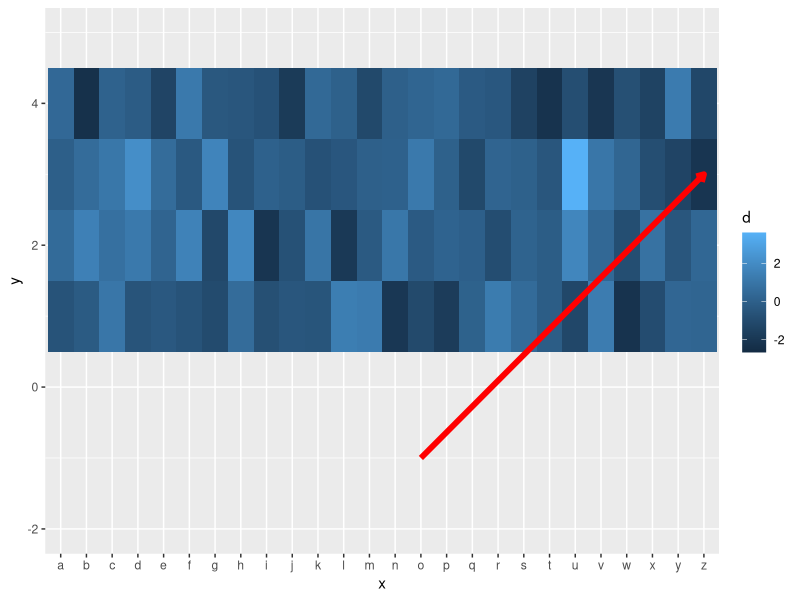
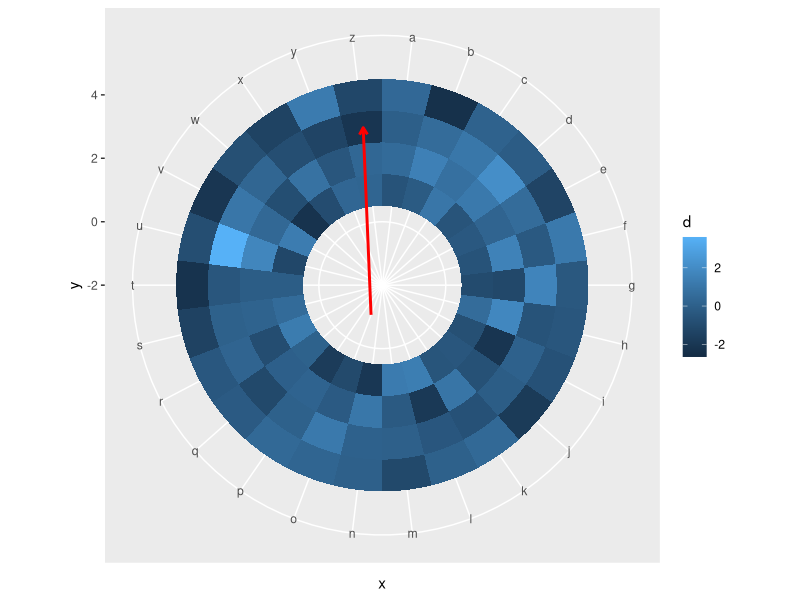
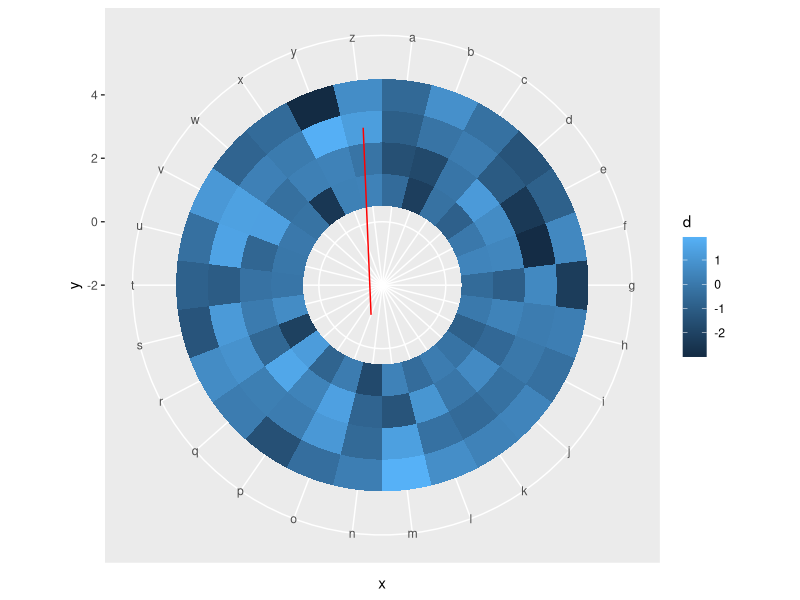
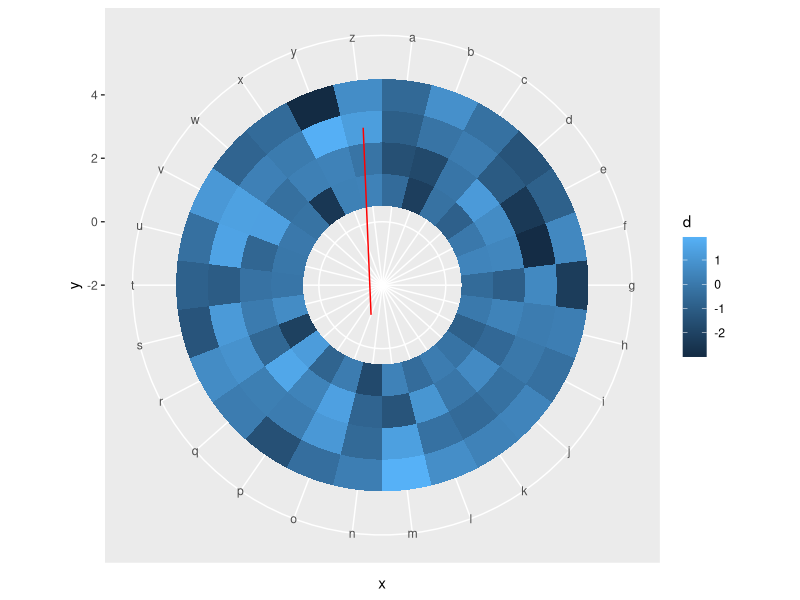

Recreate these plots in R, in order.
## ---- chunk 1
knitr::opts_chunk$set(echo = TRUE)
options(tidyverse.quiet = TRUE)
## ---- chunk 2
library(tidyverse)


geom_segment_straight <- function(...) {
  layer <- geom_segment(...)
  new_layer <- ggproto(NULL, layer)
  old_geom <- new_layer$geom
  geom <- ggproto(
    NULL, old_geom,
    draw_panel = function(data, panel_params, coord, 
                          arrow = NULL, arrow.fill = NULL,
                          lineend = "butt", linejoin = "round",
                          na.rm = FALSE) {
      data <- ggplot2:::remove_missing(
        data, na.rm = na.rm, c("x", "y", "xend", "yend", 
                               "linetype", "size", "shape")
      )
      if (ggplot2:::empty(data)) {
        return(zeroGrob())
      }
      coords <- coord$transform(data, panel_params)
      # xend and yend need to be transformed separately, as coord doesn't understand
      ends <- transform(data, x = xend, y = yend)
      ends <- coord$transform(ends, panel_params)
      
      arrow.fill <- if (!is.null(arrow.fill)) arrow.fill else coords$colour
      return(grid::segmentsGrob(
        coords$x, coords$y, ends$x, ends$y,
        default.units = "native", gp = grid::gpar(
          col = alpha(coords$colour, coords$alpha),
          fill = alpha(arrow.fill, coords$alpha),
          lwd = #coords$size
            1 * .pt,
          lty = coords$linetype,
          lineend = lineend,
          linejoin = linejoin
        ),
        arrow = arrow
      ))
      
    }
  )
  new_layer$geom <- geom
  return(new_layer)
}

## ---- chunk 3
df <- tibble(x = rep(letters,  each = 5),
             y = rep(1:5, 26),
             d =  rnorm(26 * 5))


p1 <- ggplot() +
  geom_tile(data = df,
            aes(x = x,
                y = y,
                fill = d)) +
  ylim(c(-2, 5)) +
  geom_segment(
    aes(
      x = "o",
      y = -1,
      xend = "z",
      yend = 3
    ),
    arrow = arrow(length = unit(0.2, "cm")),
    col = "red",
    size = 2
  ) 
p1

ggplot() +
  geom_tile(data = df,
            aes(x = x,
                y = y,
                fill = d)) +
  ylim(c(-2, 5)) +
  geom_segment_straight(
    aes(
      x = "o",
      y = -1,
      xend = "z",
      yend = 3
    ),
    arrow = arrow(length = unit(0.2, "cm")),
    col = "red",
    size = 2
  ) + 
  coord_polar()

## ---- chunk 4
rm(list = ls())

library(tidyverse)

df <- tibble(x = rep(letters,  each = 5),
             y = rep(1:5, 26),
             d =  rnorm(26 * 5))

GeomSegmentstraight <- ggproto(
    "GeomSegmentstraight", GeomSegment,
    draw_panel = function(data, panel_params, coord, 
                          arrow = NULL, arrow.fill = NULL,
                          lineend = "butt", linejoin = "round",
                          na.rm = FALSE) {
      data <- ggplot2:::remove_missing(
        data, na.rm = na.rm, c("x", "y", "xend", "yend", 
                               "linetype", "size", "shape")
      )
      if (ggplot2:::empty(data)) {
        return(zeroGrob())
      }
      coords <- coord$transform(data, panel_params)

      # xend and yend need to be transformed separately, as coord doesn't understand
      ends <- transform(data, x = xend, y = yend)
      ends <- coord$transform(ends, panel_params)
      
      arrow.fill <- if (!is.null(arrow.fill)) arrow.fill else coords$colour
      return(grid::segmentsGrob(
        coords$x, coords$y, ends$x, ends$y,
        default.units = "native", gp = grid::gpar(
          col = alpha(coords$colour, coords$alpha),
          fill = alpha(arrow.fill, coords$alpha),
          lwd = #coords$size
            .5 * .pt,
          lty = coords$linetype,
          lineend = lineend,
          linejoin = linejoin
        ),
        arrow = arrow
      ))
      
    }
  )

ggplot() +
  geom_tile(data = df,
            aes(x = x,
                y = y,
                fill = d)) +
  ylim(c(-2, 5)) +
  coord_polar() +
  stat_identity(geom = GeomSegmentstraight, 
                aes( x = "o", y = -1, xend = "z", yend = 3),
                color = "red")


geom_segment_straight <- function(...){
  
  stat_identity(geom = GeomSegmentstraight, ...)
  
}

ggplot() +
  geom_tile(data = df,
            aes(x = x,
                y = y,
                fill = d)) +
  ylim(c(-2, 5)) +
  coord_polar() +
  geom_segment_straight(data = NULL, 
                        y = -1, yend = 3,
    aes( x = "o",   xend = "z"),
    color = "red")
